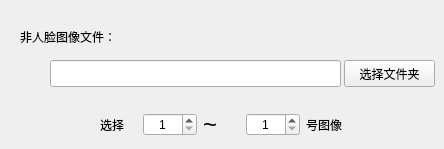
        <widget class="QWidget" name="tab_6">
         <attribute name="title">
          <string>非人脸</string>
         </attribute>
         <widget class="QLineEdit" name="cNotfaceImgPathText">
          <property name="geometry">
           <rect>
            <x>50</x>
            <y>60</y>
            <width>291</width>
            <height>27</height>
           </rect>
          </property>
         </widget>
         <widget class="QPushButton" name="cNotfaceChoiceFileBtn">
          <property name="geometry">
           <rect>
            <x>344</x>
            <y>60</y>
            <width>91</width>
            <height>27</height>
           </rect>
          </property>
          <property name="cursor">
           <cursorShape>PointingHandCursor</cursorShape>
          </property>
          <property name="text">
           <string>选择文件夹</string>
          </property>
         </widget>
         <widget class="QLabel" name="label_27">
          <property name="geometry">
           <rect>
            <x>20</x>
            <y>28</y>
            <width>121</width>
            <height>17</height>
           </rect>
          </property>
          <property name="text">
           <string>非人脸图像文件：</string>
          </property>
         </widget>
         <widget class="QWidget" name="layoutWidget_5">
          <property name="geometry">
           <rect>
            <x>100</x>
            <y>110</y>
            <width>243</width>
            <height>30</height>
           </rect>
          </property>
          <layout class="QGridLayout" name="gridLayout_9">
           <item row="0" column="2">
            <widget class="QLabel" name="label_28">
             <property name="font">
              <font>
               <pointsize>18</pointsize>
               <weight>50</weight>
               <bold>false</bold>
              </font>
             </property>
             <property name="text">
              <string>~</string>
             </property>
            </widget>
           </item>
           <item row="0" column="1">
            <widget class="QSpinBox" name="cNotfaceBeginBox">
             <property name="cursor">
              <cursorShape>PointingHandCursor</cursorShape>
             </property>
             <property name="alignment">
              <set>Qt::AlignCenter</set>
             </property>
             <property name="minimum">
              <number>1</number>
             </property>
             <property name="maximum">
              <number>1000</number>
             </property>
            </widget>
           </item>
           <item row="0" column="4">
            <widget class="QLabel" name="label_29">
             <property name="text">
              <string>号图像</string>
             </property>
            </widget>
           </item>
           <item row="0" column="0">
            <widget class="QLabel" name="label_30">
             <property name="text">
              <string>选择</string>
             </property>
            </widget>
           </item>
           <item row="0" column="3">
            <widget class="QSpinBox" name="pTrainNotfaceEndBox_2">
             <property name="cursor">
              <cursorShape>PointingHandCursor</cursorShape>
             </property>
             <property name="alignment">
              <set>Qt::AlignCenter</set>
             </property>
             <property name="minimum">
              <number>1</number>
             </property>
             <property name="maximum">
              <number>1000</number>
             </property>
            </widget>
           </item>
          </layout>
         </widget>
        </widget>
